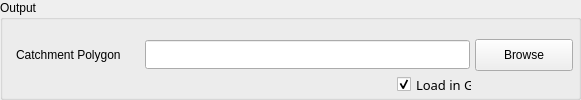
  <widget class="QGroupBox" name="groupBoxInput_2">
   <property name="geometry">
    <rect>
     <x>16</x>
     <y>128</y>
     <width>581</width>
     <height>100</height>
    </rect>
   </property>
   <property name="title">
    <string>Output</string>
   </property>
   <widget class="QLabel" name="textLabel1_2">
    <property name="geometry">
     <rect>
      <x>16</x>
      <y>39</y>
      <width>131</width>
      <height>31</height>
     </rect>
    </property>
    <property name="text">
     <string>Catchment Polygon</string>
    </property>
   </widget>
   <widget class="QPushButton" name="pushButtonCatchmentPolygon">
    <property name="geometry">
     <rect>
      <x>475</x>
      <y>39</y>
      <width>98</width>
      <height>32</height>
     </rect>
    </property>
    <property name="text">
     <string>Browse</string>
    </property>
    <property name="autoDefault">
     <bool>false</bool>
    </property>
   </widget>
   <widget class="QLineEdit" name="lineEditCatchmentPolygon">
    <property name="geometry">
     <rect>
      <x>145</x>
      <y>40</y>
      <width>325</width>
      <height>29</height>
     </rect>
    </property>
    <property name="font">
     <font>
      <pointsize>14</pointsize>
      <weight>75</weight>
      <bold>true</bold>
     </font>
    </property>
   </widget>
   <widget class="QCheckBox" name="checkBoxCatchmentPolygon">
    <property name="geometry">
     <rect>
      <x>397</x>
      <y>74</y>
      <width>75</width>
      <height>21</height>
     </rect>
    </property>
    <property name="font">
     <font>
      <family>Sans Serif</family>
      <pointsize>10</pointsize>
      <weight>50</weight>
      <italic>false</italic>
      <bold>false</bold>
      <underline>false</underline>
      <strikeout>false</strikeout>
     </font>
    </property>
    <property name="text">
     <string>Load in GIS</string>
    </property>
    <property name="checked">
     <bool>true</bool>
    </property>
   </widget>
  </widget>
